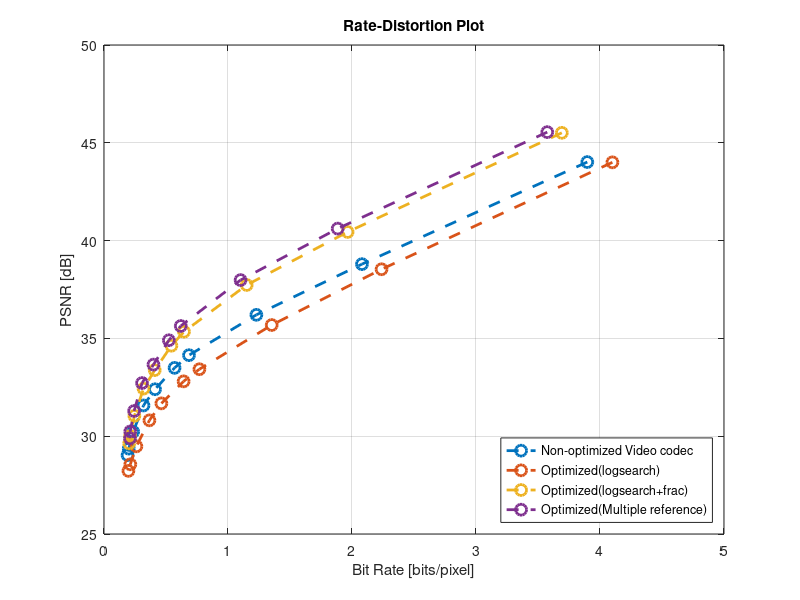

Write MATLAB code to recreate this figure.
figure;
load video_codec_values
plot(BPP_mean_video, PSNR_mean_video, '--o', 'LineWidth' , 2, 'MarkerSize', 8);
% for i = 1 : length(scales_still)
%     text(BPP_mean_still(i) + 0.1, PSNR_mean_still(i), num2str(scales_still(i), '%.2f'));
% end

grid on
hold on

load video_codec_values_optimized_SSD.mat
plot(BPP_mean_video, PSNR_mean_video, '--o', 'LineWidth' , 2, 'MarkerSize', 8);


load video_codec_values_SSD_frac.mat
plot(BPP_mean_video, PSNR_mean_video, '--o', 'LineWidth' , 2, 'MarkerSize', 8);

load video_codec_values_SSD_mul_optim_huff.mat
plot(BPP_mean_video, PSNR_mean_video, '--o', 'LineWidth' , 2, 'MarkerSize', 8);

legend('Non-optimized Video codec', 'Optimized(logsearch)', 'Optimized(logsearch+frac)', 'Optimized(Multiple reference)', 'Location', 'southeast');
title('Rate-Distortion Plot');
xlabel('Bit Rate [bits/pixel]');
ylabel('PSNR [dB]');